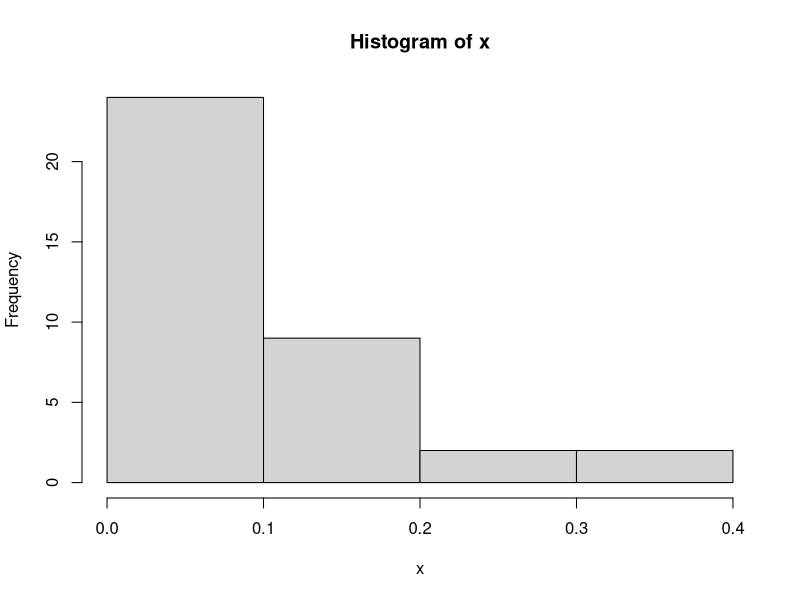
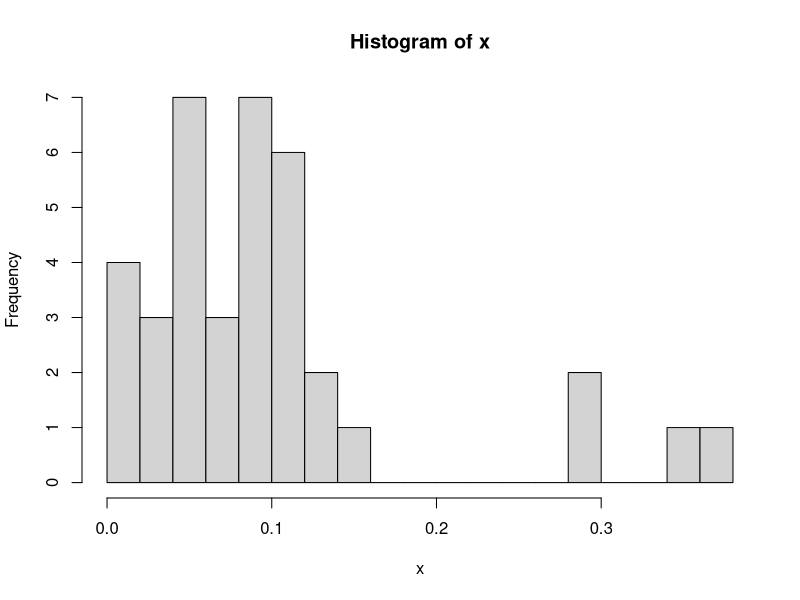
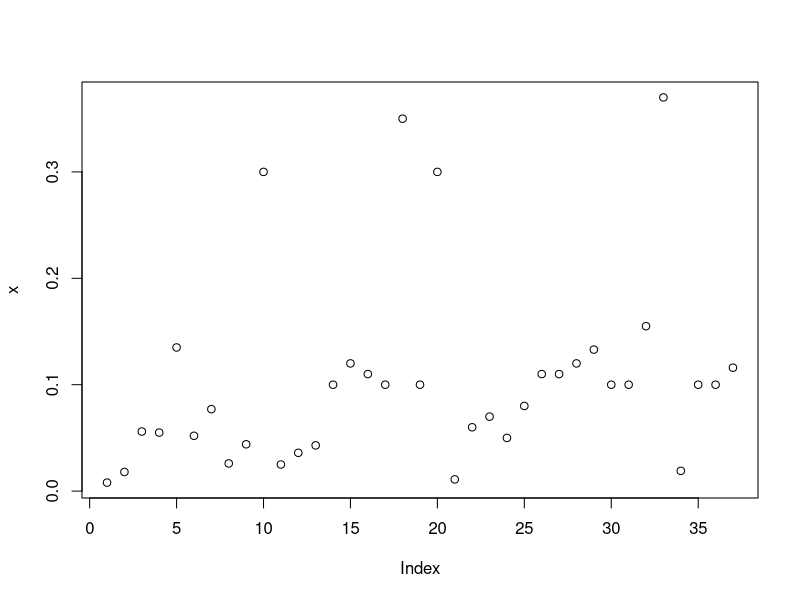
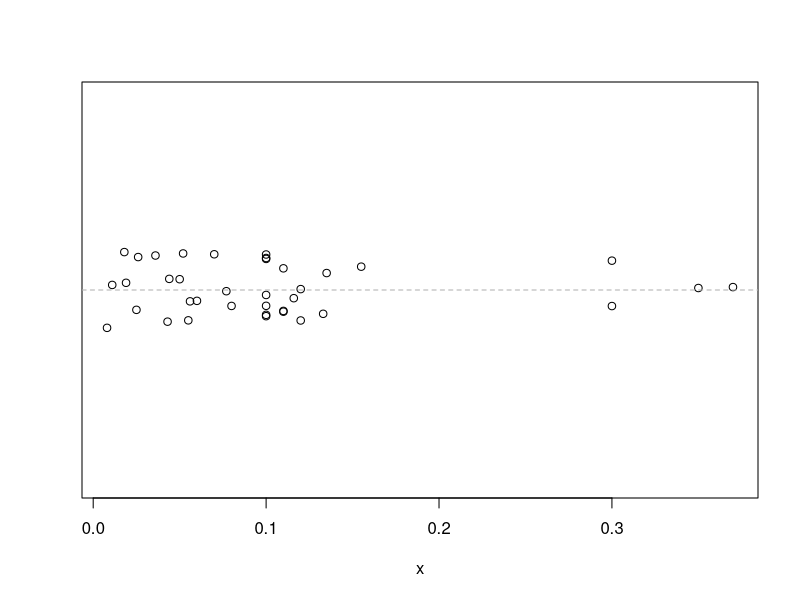
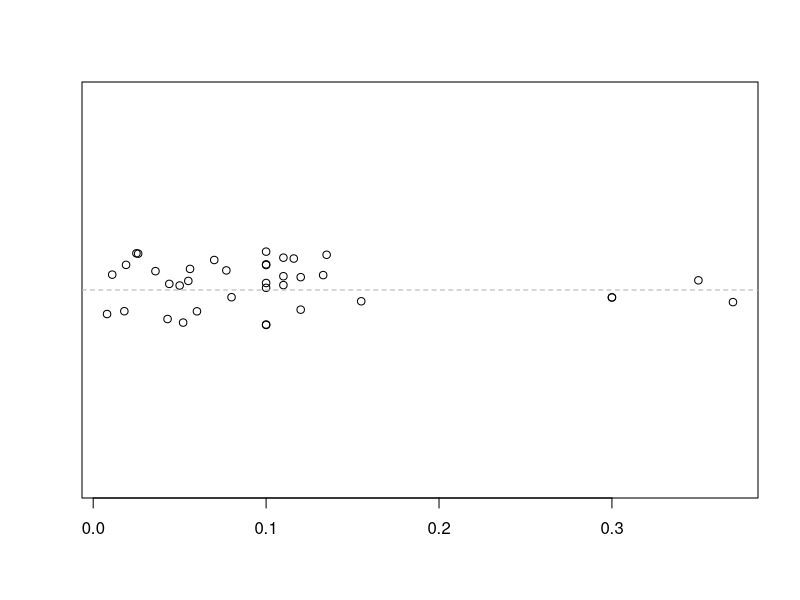
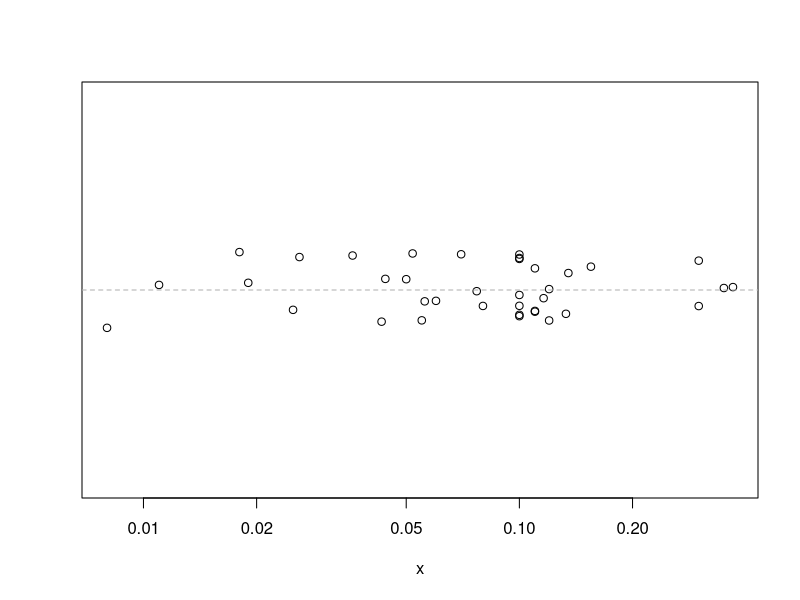
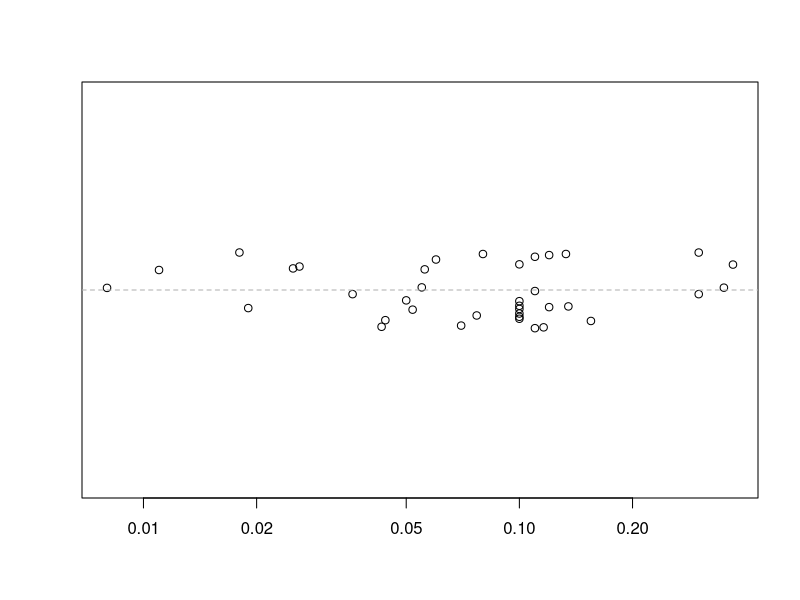
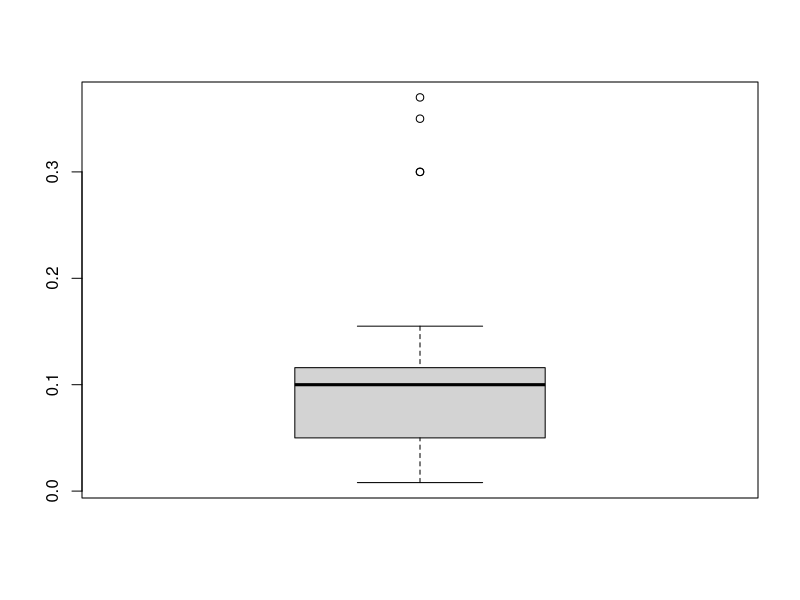

Source code (R) for these figures, in order:
## ---- chunk 1
x <- c(0.008, 0.018, 0.056, 0.055, 0.135,
       0.052, 0.077, 0.026, 0.044, 0.300,
       0.025, 0.036, 0.043, 0.100, 0.120,
       0.110, 0.100, 0.350, 0.100, 0.300,
       0.011, 0.060, 0.070, 0.050, 0.080,
       0.110, 0.110, 0.120, 0.133, 0.100,
       0.100, 0.155, 0.370, 0.019, 0.100,
       0.100, 0.116)

# histograms with different numbers of bins
hist(x,breaks=5)
hist(x,breaks=15)

# plot values by index
plot(x)

# dot plot with jittered y values
#    - runif draws random numbers between 0 and 1
#    - yaxt="n" prevents y-axis from being plotted
#    - ylim changes the limits of the y-axis
#    - ylab="" prevents y label from being plotted
#    - abline(h=0.5) plots a horizontal line at 0.5
y <- runif(length(x))
plot(x,y,ylim=c(-2,3),yaxt="n",ylab="")
abline(h=0.5,lty=2,col="gray70")

# there's also a built-in function to do this, "stripchart"
#     - method="jitter" jitters the values
#     - pch=1 plots circles (the default is pch=0, squares)
#     - I still like to add a horizontal line
stripchart(x,method="jitter",pch=1)
abline(h=1,lty=2,col="gray70")

# the same plot with x-axis on log scale
plot(x,y,ylim=c(-2,3),yaxt="n",ylab="",log="x")
abline(h=0.5,lty=2,col="gray70")

# using "stripchart"
stripchart(x,method="jitter",pch=1,log="x")
abline(h=1,lty=2,col="gray70")

# boxplot
boxplot(x)

# boxplot without the goofy outlier business
boxplot(x,range=0)

# boxplot horizontally
boxplot(x,range=0,horizontal=TRUE)

# boxplot on log scale
boxplot(x,range=0,horizontal=TRUE,log="x")

# boxplot on log scale, blue
boxplot(x,range=0,horizontal=TRUE,log="x",col="blue")

# boxplot on log scale, but not horizontal
boxplot(x,range=0,log="y",col="blue")
## ---- chunk 2
x <- seq(2, 40, by=2)
length(x)
x[5]
x[c(1,3,9)]
x[-(1:10)]
x[-5]

z <- c(1, 3, 5, 9)
z
z[2] <- -3
z

y <- c(rep(TRUE,4), rep(FALSE,14), TRUE, TRUE)
length(y)
x[y]

a <- c(rep(c(TRUE, FALSE), 2), NA)
b <- c(rep(c(TRUE, FALSE), c(2,2)), FALSE)
a
b
!a
a & b
a | b
!(a | b)
!a | b

x <- c(1,5,3,NA,9,11,2,3)
x<=5
x>3 & x<11
is.na(x)
x[!is.na(x)]
x[!is.na(x) & x<5]
## ---- chunk 3
# variables
letters
LETTERS

x <- c(1,2,3,4)
x
x/2
y <- sqrt(x)
y
x <- rnorm(100)
x
summary(x) 

# user-defined functions
mean(x)
sum(x)/length(x)

myMean <- function(x){
  sum(x)/length(x)
  }

myMean(x)
myMean(y)
myMean(1:100)

# cleaning up
objects()
ls()
rm(y,z)
ls()

# end session
# q()
